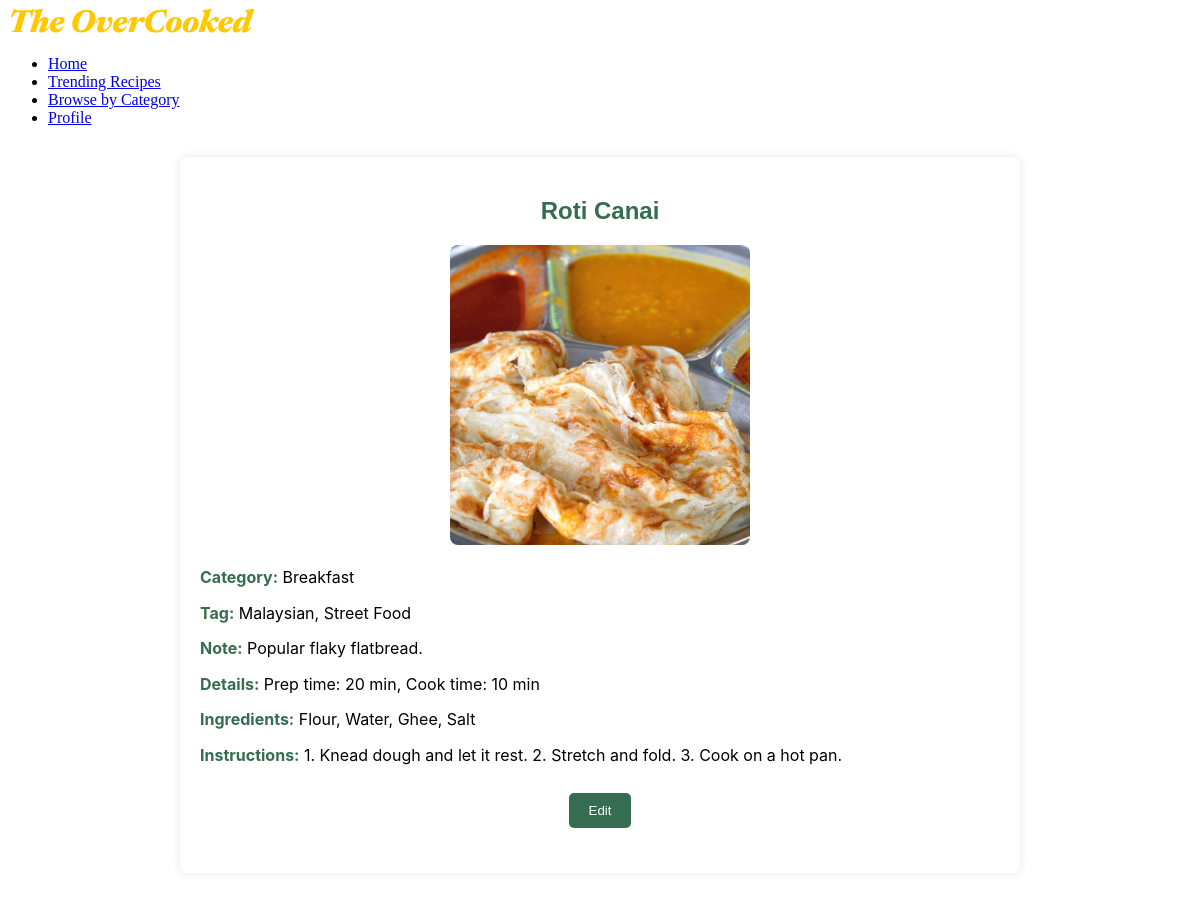
Page /C.pending_recipe_details.php?id=117 (signed in) on the committed database.
### tables this page shows
CREATE TABLE `pending_recipe` (
  `pendingId` int(11) NOT NULL,
  `originalId` int(11) NOT NULL,
  `recipeName` varchar(255) NOT NULL,
  `chefId` int(11) NOT NULL,
  `category` enum('Breakfast','Lunch','Dinner','Dessert','Beverages') NOT NULL,
  `tag` text DEFAULT NULL,
  `picture` varchar(255) DEFAULT NULL,
  `note` varchar(255) DEFAULT NULL,
  `details` varchar(255) DEFAULT NULL,
  `ingredients` text DEFAULT NULL,
  `instruction` text DEFAULT NULL,
  `submitted_at` datetime NOT NULL DEFAULT current_timestamp(),
  `rejection_reason` text DEFAULT NULL,
  `status` enum('pending','rejected') DEFAULT 'pending'
);

### C.pending_recipe_details.php (the view, shortened to what this page needs)
<?php
$conn = new mysqli("localhost", "root", "", "the_overcooked_db");
$recipeId = isset($_GET['id']) ? intval($_GET['id']) : 0;
$sql = "SELECT * FROM pending_recipe WHERE pendingId = ?";
$stmt = $conn->prepare($sql);
$stmt->bind_param("i", $recipeId);
$stmt->execute();
$result = $stmt->get_result();
$recipe = $result->fetch_assoc();
$dashboardLink = "GRUC.dashboard.php";
$profileLink = ($_SESSION["roleId"] == 1)
    ? "profile.php?userId=" . $_SESSION["userId"]
    : "C.chef_profile.php?userId=" . $_SESSION["userId"];
?>
<!DOCTYPE html>
<html lang="en">
<head>
    <link rel="stylesheet" href="C.pending_recipe_details.css">
</head>
<body>
<header>
    <img class="logo" src="assets/brand_logo.svg" alt="logo">
    <nav>
        <ul class="navigation_link">
            <li><a href="<?php echo $dashboardLink; ?>">Home</a></li>
            <li><a href="GRUC.recipe_list_trending.php">Trending Recipes</a></li>
            <li><a href="GRUC.browse_category.php">Browse by Category</a></li>
            <li><a href="<?php echo $profileLink; ?>">Profile</a></li>
        </ul>
    </nav>
</header>
<div class="container">
    <h2><?php echo htmlspecialchars($recipe['recipeName']); ?></h2>
    <div class="image-wrapper">
        <img src="<?php echo htmlspecialchars($recipe['picture']); ?>" alt="Recipe Image" class="recipe-details-image">
    </div>
    <p><strong>Category:</strong> <?php echo htmlspecialchars($recipe['category']); ?></p>
    <p><strong>Tag:</strong> <?php echo htmlspecialchars($recipe['tag']); ?></p>
    <p><strong>Note:</strong> <?php echo htmlspecialchars($recipe['note']); ?></p>
    <p><strong>Details:</strong> <?php echo htmlspecialchars($recipe['details']); ?></p>
    <p><strong>Ingredients:</strong> <?php echo htmlspecialchars($recipe['ingredients']); ?></p>
    <p><strong>Instructions:</strong> <?php echo htmlspecialchars($recipe['instruction']); ?></p>
    <div class='button-container'>
        <button onclick="document.getElementById('editRecipeForm').style.display = 'block';">Edit</button>
    </div>
</div>
</body>
</html>

### C.pending_recipe_details.css (style rules this page uses)
.container { max-width: 800px; margin: 30px auto; padding: 20px; background-color: #fff; border-radius: 8px; box-shadow: 0 0 10px rgba(0,0,0,0.1); overflow: hidden; }
.recipe-details-image { display: block; width: 300px; height: 300px; margin: 20px auto; border-radius: 8px; object-fit: cover; }
.button-container { margin: 20px 0; text-align: center; }
button { padding: 10px 20px; background-color: #346D4F; color: white; border: none; border-radius: 5px; cursor: pointer; font-family: "Newsreader", sans-serif; margin: 5px; }
h2 { color: #346D4F; font-family: "Newsreader", sans-serif; margin-bottom: 20px; text-align: center; }
p { margin: 10px 0; line-height: 1.6; font-family: "Inter", sans-serif; }
p strong { color: #346D4F; }

### C.pending_recipe_details.php (style rules this page uses)
.recipe-details-image { display: block !important; width: 300px !important; height: 300px !important; margin: 20px auto !important; border-radius: 8px !important; object-fit: cover !important; }
.container { max-width: 800px !important; margin: 30px auto !important; padding: 20px !important; background-color: #fff !important; border-radius: 8px !important; box-shadow: 0 0 10px rgba(0,0,0,0.1) !important; overflow: hidden !important; }

### rows in the picture
pending_recipe: recipeName "Roti Canai", picture (picture), category "Breakfast", tag "Malaysian, Street Food", note "Popular flaky flatbread.", details "Prep time: 20 min, Cook time: 10 min", ingredients "Flour, Water, Ghee, Salt", instruction "1. Knead dough and let it rest. 2. Stretch and fold. 3. Cook on a hot pan."
